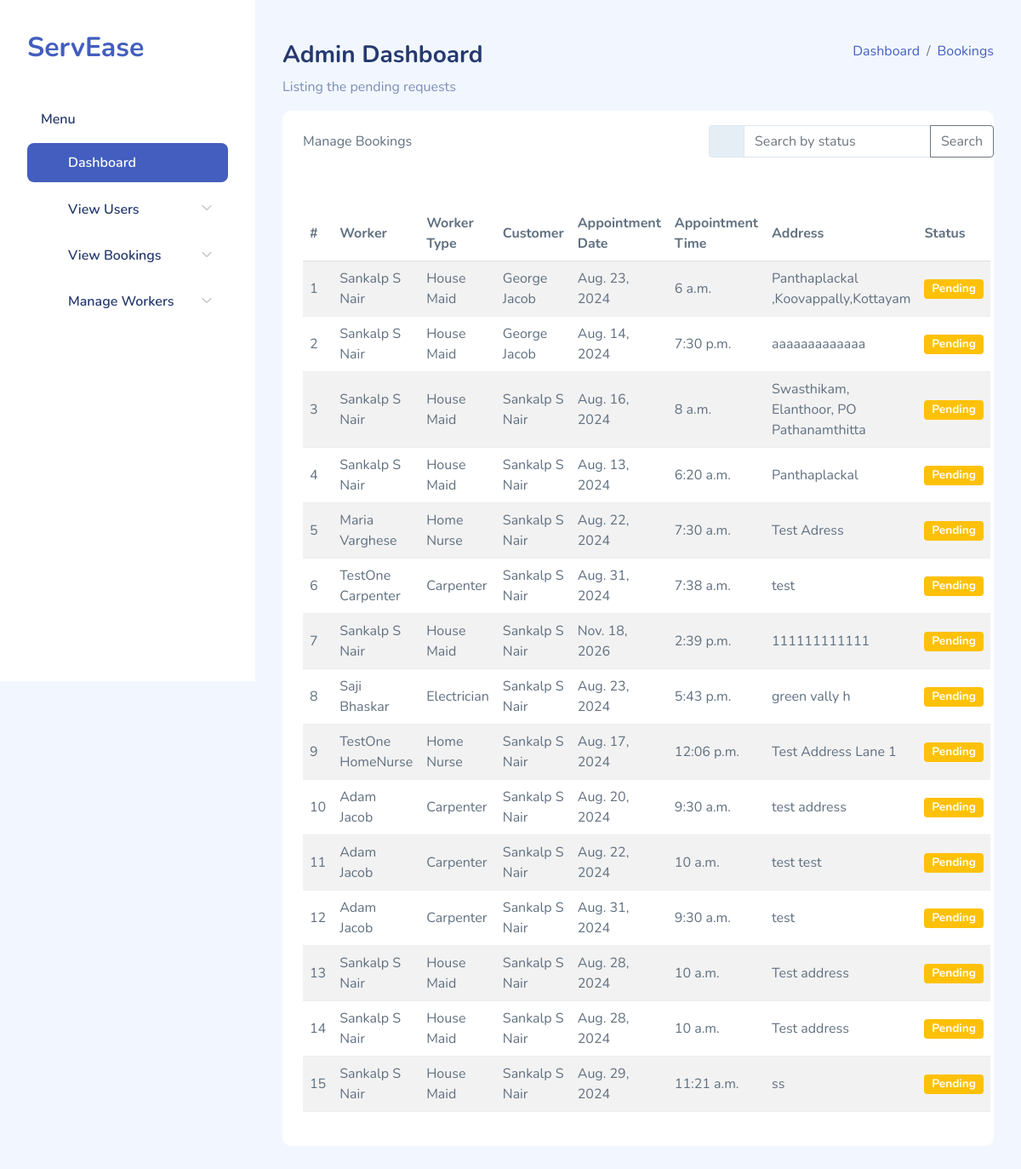
Page /new-bookings/ on the earlier database version.
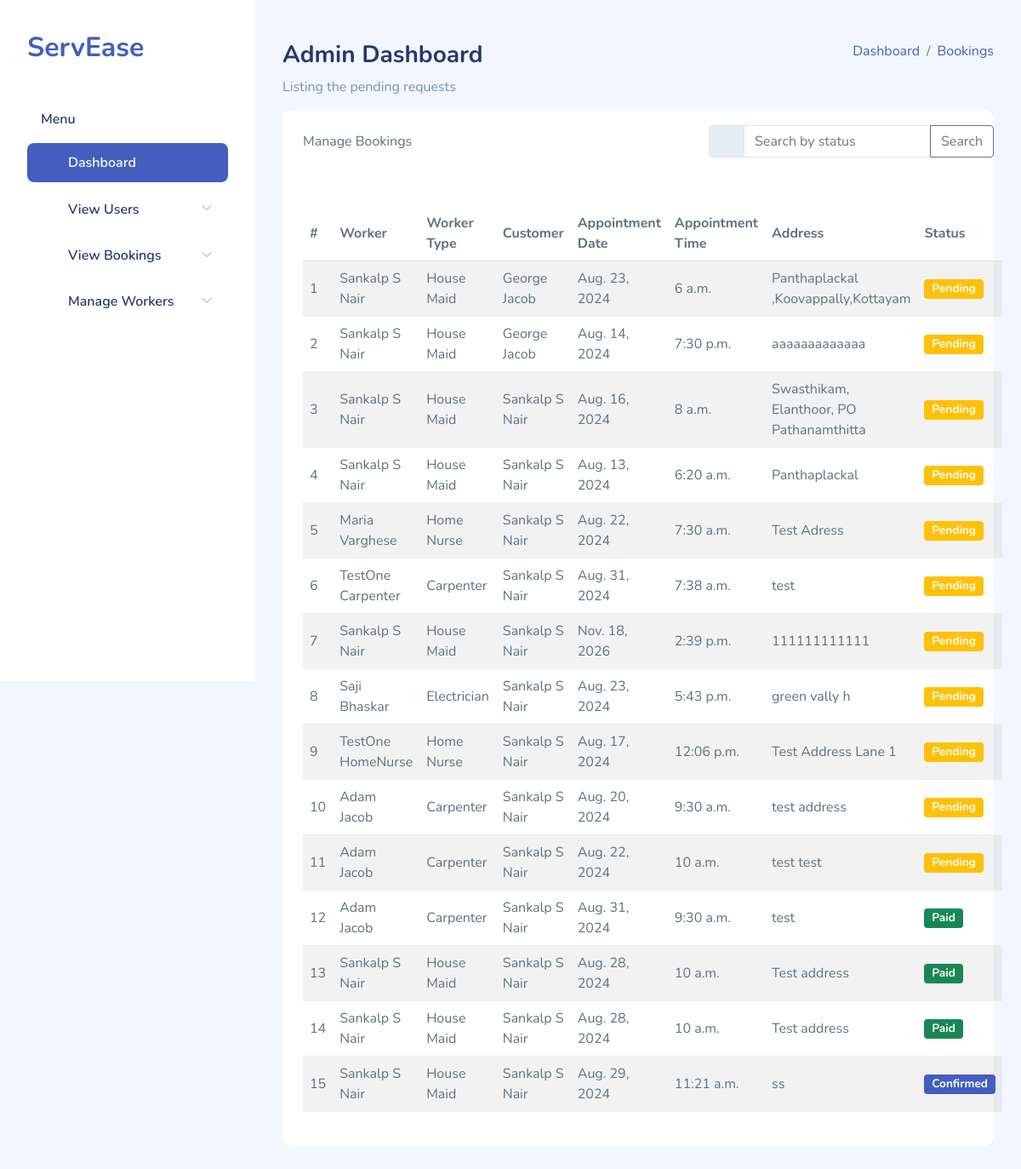
Same page on the later database version.
### Home_app/models.py (models this page shows, shortened)
class Booking(models.Model):
    worker_id = models.ForeignKey('Users', on_delete=models.CASCADE, related_name='bookings')
    worker_type = models.CharField(max_length=50, choices=[
        ('House Maid', 'House Maid'),
        ('Carpenter', 'Carpenter'),
        ('Plumber', 'Plumber'),
        ('Electrician', 'Electrician'),
        ('Home Nurse', 'Home Nurse'),
    ])
    customer_id = models.ForeignKey('Users', on_delete=models.CASCADE, related_name='customer_bookings')
    appointment_date = models.DateField()
    appointment_time = models.TimeField()
    address = models.TextField()
    status = models.CharField(max_length=20, choices=[
        ('Pending', 'Pending'),
        ('Paid', 'Paid'),
        ('Confirmed', 'Confirmed'),
        ('Completed', 'Completed'),
        ('Cancelled', 'Cancelled'),
    ], default='Pending')
    service_type = models.CharField(max_length=100, blank=True)
    description = models.TextField(blank=True)
    pay_amount = models.DecimalField(max_digits=10, decimal_places=2, null=True, blank=True)
    hours_booked = models.PositiveIntegerField(default=1)
    class Meta:
        app_label = 'Home_app'

class Users(models.Model):
    user_id = models.AutoField(primary_key=True)
    firstname = models.CharField(max_length=20,blank=False)
    lastname = models.CharField(max_length=20,blank=False)
    email = models.EmailField(unique=True,blank=False)
    phone = models.CharField(max_length=10,null=True)
    address = models.TextField()
    place=models.CharField(max_length=30, blank=True)
    availability = models.IntegerField(default=0)
    district = models.CharField(max_length=20, blank=True)
    image = models.ImageField(upload_to='profile_pic', null=True, blank=True)
    password = models.CharField(max_length=256)
    usertype = models.CharField(max_length=20)
    active = models.BooleanField(default=True)

### Home_app/views.py (the view)
# urls.py: path('new-bookings/', views.new_bookings, name='new_bookings'),
def new_bookings(request):
    bookings = Booking.objects.all()
    context = {
        'bookings': bookings
    }
    return render(request, 'admin_temp/new_bookings.html', context)

### templates/admin_temp/new_bookings.html (shortened to what the changed rows need)
{% load static %}
<!DOCTYPE html>
<html lang="en">
<head>
    <link rel="stylesheet" href="{% static 'adm_assets/css/bootstrap.css' %}">
    <link rel="stylesheet" href="{% static 'adm_assets/vendors/iconly/bold.css'%}">
    <link rel="stylesheet" href="{% static 'adm_assets/vendors/perfect-scrollbar/perfect-scrollbar.css' %}">
    <link rel="stylesheet" href="{% static 'adm_assets/vendors/bootstrap-icons/bootstrap-icons.css' %}">
    <link rel="stylesheet" href="{% static 'adm_assets/css/app.css' %}">
</head>
<body>
    <div id="app">
        <div id="main">
            <div class="page-heading">
                <section class="section">
                    <div class="card">
                        <div class="card-body">
                            <table class="table table-striped" id="table1">
                                <thead>
                                    <tr>
                                        <th>#</th>
                                        <th>Worker</th>
                                        <th>Worker Type</th>
                                        <th>Customer</th>
                                        <th>Appointment Date</th>
                                        <th>Appointment Time</th>
                                        <th>Address</th>
                                        <th>Status</th>
                                    </tr>
                                </thead>
                                <tbody>
                                    {% for booking in bookings %}
                                    <tr>
                                        <td>{{ forloop.counter }}</td>
                                        <td>{{ booking.worker_id.firstname }} {{ booking.worker_id.lastname }}</td>
                                        <td>{{ booking.worker_type }}</td>
                                        <td>{{ booking.customer_id.firstname }} {{ booking.customer_id.lastname }}</td>
                                        <td>{{ booking.appointment_date }}</td>
                                        <td>{{ booking.appointment_time }}</td>
                                        <td>{{ booking.address }}</td>
                                        <td>
                                            <a href="{% url 'change_booking_status' booking.id %}">
                                                {% if booking.status == 'Pending' %}
                                                    <span class="badge bg-warning">Pending</span>
                                                {% elif booking.status == 'Paid' %}
                                                    <span class="badge bg-success">Paid</span>
                                                {% elif booking.status == 'Confirmed' %}
                                                    <span class="badge bg-primary">Confirmed</span>
                                                {% elif booking.status == 'Completed' %}
                                                    <span class="badge bg-success">Completed</span>
                                                {% elif booking.status == 'Cancelled' %}
                                                    <span class="badge bg-danger">Cancelled</span>
                                                {% endif %}
                                            </a>
                                        </td>
                                    </tr>
                                    {% empty %}
                                    <tr>
                                        <td colspan="8">No bookings found.</td>
                                    </tr>
                                    {% endfor %}
                                </tbody>
                            </table>
                        </div>
                    </div>
                </section>
            </div>
        </div>
    </div>
</body>
</html>

Differences in the rows shown:
changed Booking (number 12 of 15 on the later page): status "Pending" → "Paid"
changed Booking (number 13 of 15 on the later page): status "Pending" → "Paid"
changed Booking (number 14 of 15 on the later page): status "Pending" → "Paid"
changed Booking "Aug. 29, 2024": status "Pending" → "Confirmed"
